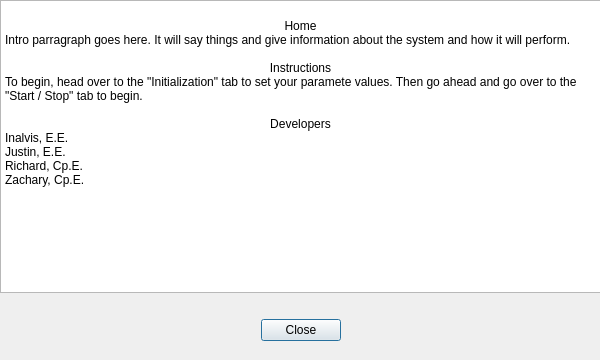
<?xml version="1.0" encoding="UTF-8"?>
<ui version="4.0">
 <class>Info</class>
 <widget class="QDialog" name="Info">
  <property name="geometry">
   <rect>
    <x>0</x>
    <y>0</y>
    <width>600</width>
    <height>360</height>
   </rect>
  </property>
  <property name="windowTitle">
   <string>Dialog</string>
  </property>
  <widget class="QWidget" name="layoutWidget">
   <property name="geometry">
    <rect>
     <x>0</x>
     <y>0</y>
     <width>601</width>
     <height>361</height>
    </rect>
   </property>
   <layout class="QVBoxLayout" name="verticalLayout_2" stretch="0,0,0,0">
    <property name="leftMargin">
     <number>0</number>
    </property>
    <item>
     <widget class="QTextBrowser" name="textBrowser">
      <property name="baseSize">
       <size>
        <width>600</width>
        <height>360</height>
       </size>
      </property>
      <property name="frameShadow">
       <enum>QFrame::Sunken</enum>
      </property>
      <property name="html">
       <string>&lt;!DOCTYPE HTML PUBLIC &quot;-//W3C//DTD HTML 4.0//EN&quot; &quot;http://www.w3.org/TR/REC-html40/strict.dtd&quot;&gt;
&lt;html&gt;&lt;head&gt;&lt;meta name=&quot;qrichtext&quot; content=&quot;1&quot; /&gt;&lt;style type=&quot;text/css&quot;&gt;
p, li { white-space: pre-wrap; }
&lt;/style&gt;&lt;/head&gt;&lt;body style=&quot; font-family:'Sans Serif'; font-size:9pt; font-weight:400; font-style:normal;&quot;&gt;
&lt;p align=&quot;center&quot; style=&quot;-qt-paragraph-type:empty; margin-top:0px; margin-bottom:0px; margin-left:0px; margin-right:0px; -qt-block-indent:0; text-indent:0px;&quot;&gt;&lt;br /&gt;&lt;/p&gt;
&lt;p align=&quot;center&quot; style=&quot; margin-top:0px; margin-bottom:0px; margin-left:0px; margin-right:0px; -qt-block-indent:0; text-indent:0px;&quot;&gt;Home&lt;/p&gt;
&lt;p style=&quot; margin-top:0px; margin-bottom:0px; margin-left:0px; margin-right:0px; -qt-block-indent:0; text-indent:0px;&quot;&gt;Intro parragraph goes here. It will say things and give information about the system and how it will perform.&lt;/p&gt;
&lt;p align=&quot;center&quot; style=&quot;-qt-paragraph-type:empty; margin-top:0px; margin-bottom:0px; margin-left:0px; margin-right:0px; -qt-block-indent:0; text-indent:0px;&quot;&gt;&lt;br /&gt;&lt;/p&gt;
&lt;p align=&quot;center&quot; style=&quot; margin-top:0px; margin-bottom:0px; margin-left:0px; margin-right:0px; -qt-block-indent:0; text-indent:0px;&quot;&gt;Instructions&lt;/p&gt;
&lt;p style=&quot; margin-top:0px; margin-bottom:0px; margin-left:0px; margin-right:0px; -qt-block-indent:0; text-indent:0px;&quot;&gt;To begin, head over to the &amp;quot;Initialization&amp;quot; tab to set your paramete values. Then go ahead and go over to the &amp;quot;Start / Stop&amp;quot; tab to begin.&lt;/p&gt;
&lt;p style=&quot;-qt-paragraph-type:empty; margin-top:0px; margin-bottom:0px; margin-left:0px; margin-right:0px; -qt-block-indent:0; text-indent:0px;&quot;&gt;&lt;br /&gt;&lt;/p&gt;
&lt;p align=&quot;center&quot; style=&quot; margin-top:0px; margin-bottom:0px; margin-left:0px; margin-right:0px; -qt-block-indent:0; text-indent:0px;&quot;&gt;Developers&lt;/p&gt;
&lt;p style=&quot; margin-top:0px; margin-bottom:0px; margin-left:0px; margin-right:0px; -qt-block-indent:0; text-indent:0px;&quot;&gt;Inalvis, E.E.&lt;/p&gt;
&lt;p style=&quot; margin-top:0px; margin-bottom:0px; margin-left:0px; margin-right:0px; -qt-block-indent:0; text-indent:0px;&quot;&gt;Justin, E.E.&lt;/p&gt;
&lt;p style=&quot; margin-top:0px; margin-bottom:0px; margin-left:0px; margin-right:0px; -qt-block-indent:0; text-indent:0px;&quot;&gt;Richard, Cp.E.&lt;/p&gt;
&lt;p style=&quot; margin-top:0px; margin-bottom:0px; margin-left:0px; margin-right:0px; -qt-block-indent:0; text-indent:0px;&quot;&gt;Zachary, Cp.E.&lt;/p&gt;
&lt;p style=&quot;-qt-paragraph-type:empty; margin-top:0px; margin-bottom:0px; margin-left:0px; margin-right:0px; -qt-block-indent:0; text-indent:0px;&quot;&gt;&lt;br /&gt;&lt;/p&gt;&lt;/body&gt;&lt;/html&gt;</string>
      </property>
     </widget>
    </item>
    <item>
     <spacer name="horizontalSpacer_2">
      <property name="orientation">
       <enum>Qt::Horizontal</enum>
      </property>
      <property name="sizeHint" stdset="0">
       <size>
        <width>40</width>
        <height>20</height>
       </size>
      </property>
     </spacer>
    </item>
    <item>
     <widget class="QDialogButtonBox" name="button_box_close">
      <property name="standardButtons">
       <set>QDialogButtonBox::Close</set>
      </property>
      <property name="centerButtons">
       <bool>true</bool>
      </property>
     </widget>
    </item>
    <item>
     <spacer name="horizontalSpacer">
      <property name="orientation">
       <enum>Qt::Horizontal</enum>
      </property>
      <property name="sizeHint" stdset="0">
       <size>
        <width>40</width>
        <height>20</height>
       </size>
      </property>
     </spacer>
    </item>
   </layout>
  </widget>
 </widget>
 <resources/>
 <connections/>
</ui>
